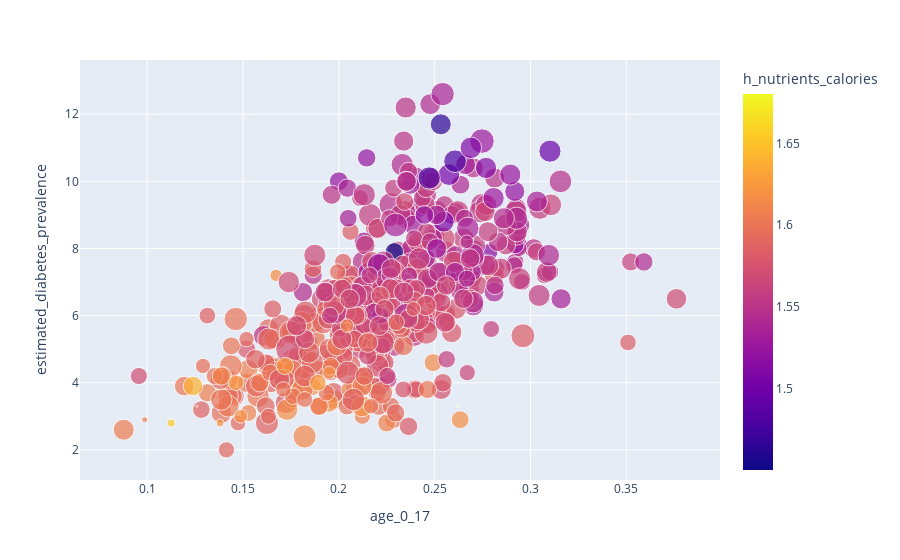

Source (notebook cell):
### Markdown cell above
### Ok we now understand why younger populations have a higher diabetes prevalence score, it seems to be because their purchase habits are correlated with higher diabetes prevalence score !

### Code cell
fig = px.scatter(df, x="age_0_17", y="estimated_diabetes_prevalence",
                 size="gp_patients", color="h_nutrients_calories",
                 log_x=False )
fig.show()

### Figure 1 — Plotly figure (JSON) as saved in the notebook; plotly's stock layout.template omitted (floating-point values rounded to 4 significant figures; data arrays with more than 128 entries replaced by an {"elided": "..."} marker saying what was removed)
{"data": [{"hovertemplate": "age_0_17=%{x}<br>estimated_diabetes_prevalence=%{y}<br>gp_patients=%{marker.size}<br>h_nutrients_calories=%{marker.color}<extra></extra>", "legendgroup": "", "marker": {"color": {"elided": "547 float values"}, "coloraxis": "coloraxis", "size": {"elided": "547 int values"}, "sizemode": "area", "sizeref": 62.45, "symbol": "circle"}, "mode": "markers", "name": "", "orientation": "v", "showlegend": false, "type": "scatter", "x": {"elided": "547 float values"}, "xaxis": "x", "y": {"elided": "547 float values"}, "yaxis": "y"}], "layout": {"coloraxis": {"colorbar": {"title": {"text": "h_nutrients_calories"}}, "colorscale": [[0, "#0d0887"], [0.1111, "#46039f"], [0.2222, "#7201a8"], [0.3333, "#9c179e"], [0.4444, "#bd3786"], [0.5556, "#d8576b"], [0.6667, "#ed7953"], [0.7778, "#fb9f3a"], [0.8889, "#fdca26"], [1, "#f0f921"]]}, "legend": {"itemsizing": "constant", "tracegroupgap": 0}, "margin": {"t": 60}, "xaxis": {"anchor": "y", "domain": [0, 1], "title": {"text": "age_0_17"}}, "yaxis": {"anchor": "x", "domain": [0, 1], "title": {"text": "estimated_diabetes_prevalence"}}}}
